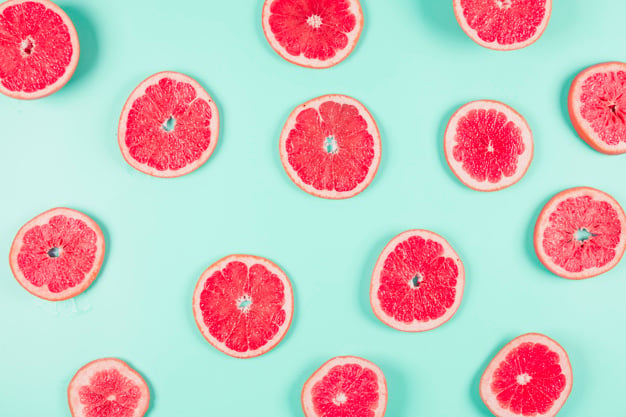
#> input picture image_process_python/images/toronjas.jpg, 626 x 417 px, found by its file name
$ python edge.py
#> lines starting #> are read from the running program, lines starting #| are printed output that depends on the picture; after the words box and inside, x2 and y2 are one past the last pixel; in counts of white or black regions, pixels touching at a corner belong together
### image_process_python/utils.py
import matplotlib.pyplot as plt


# Define a function using matplotlib to display the images
def show_image(image, title="Image", cmap_type="gray"):
    plt.imshow(image, cmap=cmap_type)
    plt.title(title)
    plt.axis("off")
    plt.show()


# [65 lines left out: functions show_image_contour, show_image_with_corners, show_detected_face, getFaceRectangle, mergeBlurryFace, not called in this run]

### image_process_python/face_feature_detection/edge.py
""" Use Canny algorithm to detect edges in an image """

import skimage
from utils import show_image

grapefruit = skimage.io.imread(
    "/users/s0046425/git_projects/2025/data-camp-courses/image_process_python/images/toronjas.jpg"
)
#> grapefruit is the input picture: shape (417, 626, 3); mean R, G, B 202.7, 192.7, 190
# Import the canny edge detector
from skimage.feature import canny
from skimage import color

# Convert image to grayscale
grapefruit = color.rgb2gray(grapefruit)
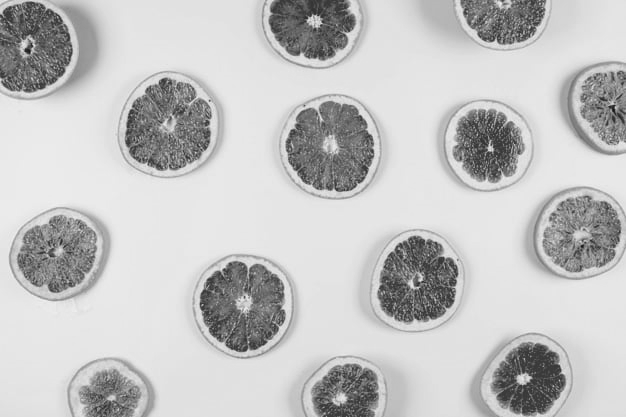
#> grapefruit: shape (417, 626) float64; min 0.0758, max 0.951, mean 0.763

# Apply canny edge detector
canny_edges = canny(grapefruit)
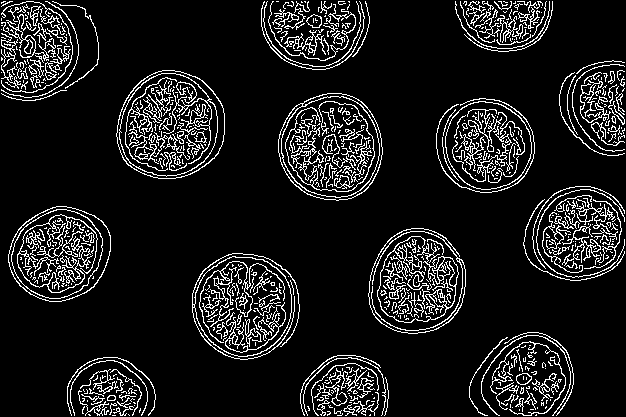
#> canny_edges: shape (417, 626) bool; 10.7% white in thin lines or dots

# Show resulting image
show_image(canny_edges, "Edges with Canny")

# Apply canny edge detector with a sigma of 1.8
edges_1_8 = canny(grapefruit, sigma=1.8)
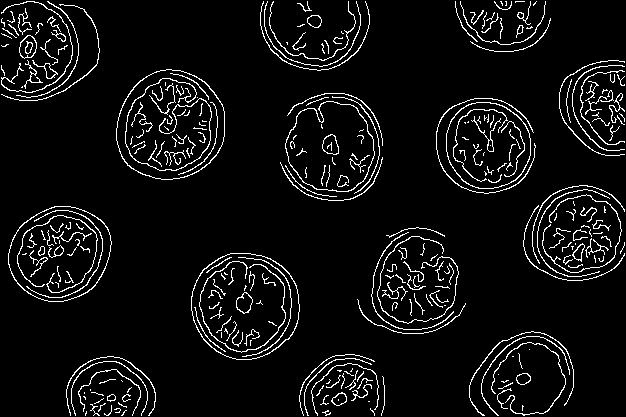
#> edges_1_8: shape (417, 626) bool; 6.1% white in thin lines or dots

# Apply canny edge detector with a sigma of 2.2
edges_2_2 = canny(grapefruit, sigma=2.2)
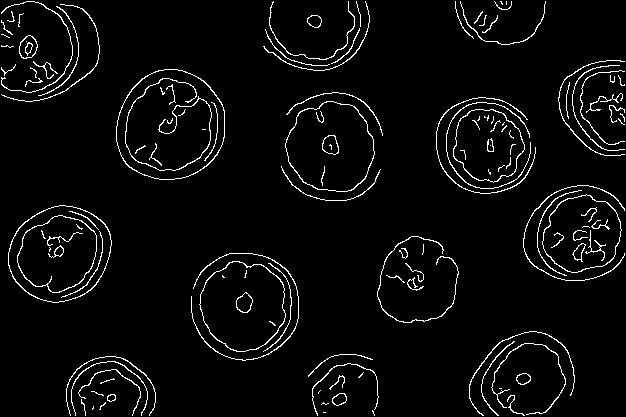
#> edges_2_2: shape (417, 626) bool; 4.1% white in thin lines or dots

# Show resulting images
show_image(edges_1_8, "Sigma of 1.8")
show_image(edges_2_2, "Sigma of 2.2")

$ run again, with image_process_python/images/corners_building_top.jpg copied over image_process_python/images/toronjas.jpg
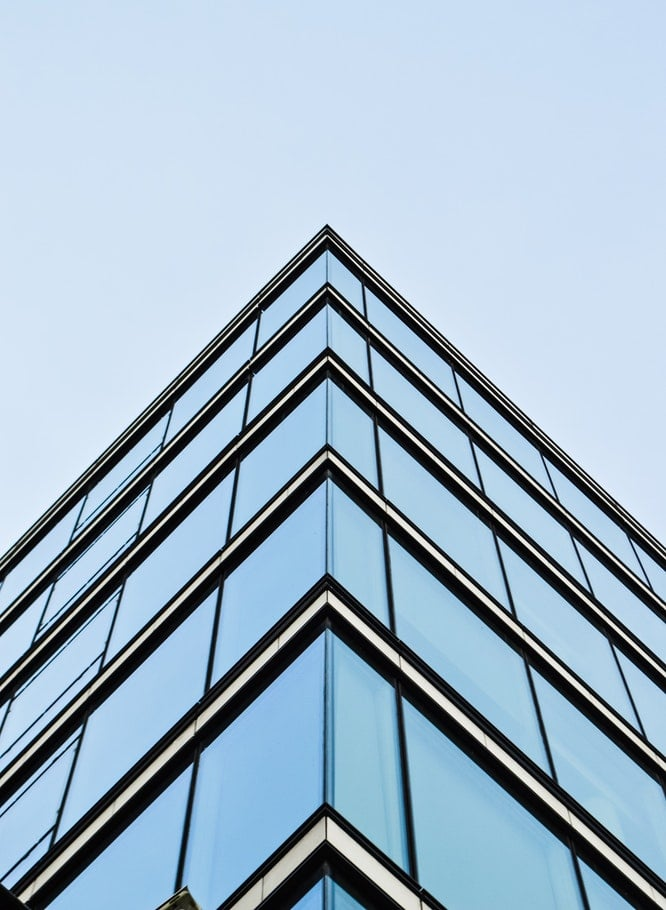
#> input picture image_process_python/images/corners_building_top.jpg, 666 x 910 px, found by its file name
#> grapefruit is the input picture: shape (910, 666, 3); mean R, G, B 158.1, 180.3, 198.1
#> grapefruit: shape (910, 666) float64
#> `canny_edges = canny(grapefruit)`:
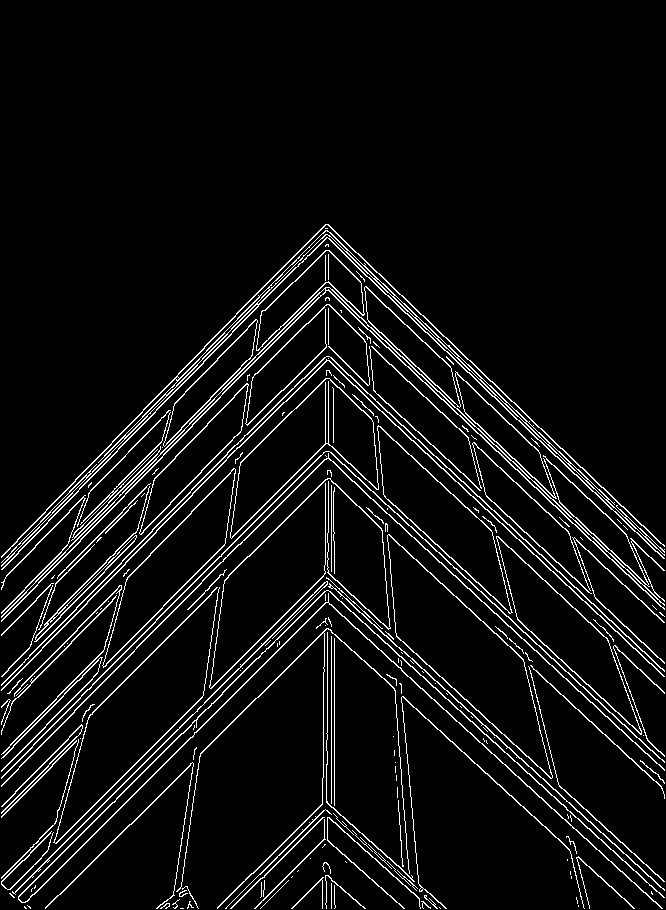
#> canny_edges: shape (910, 666) bool; 6.2% white in thin lines or dots, all inside (x1, y1, x2, y2) = (1, 224, 665, 909)
#> `edges_2_2 = canny(grapefruit, sigma=2.2)`:
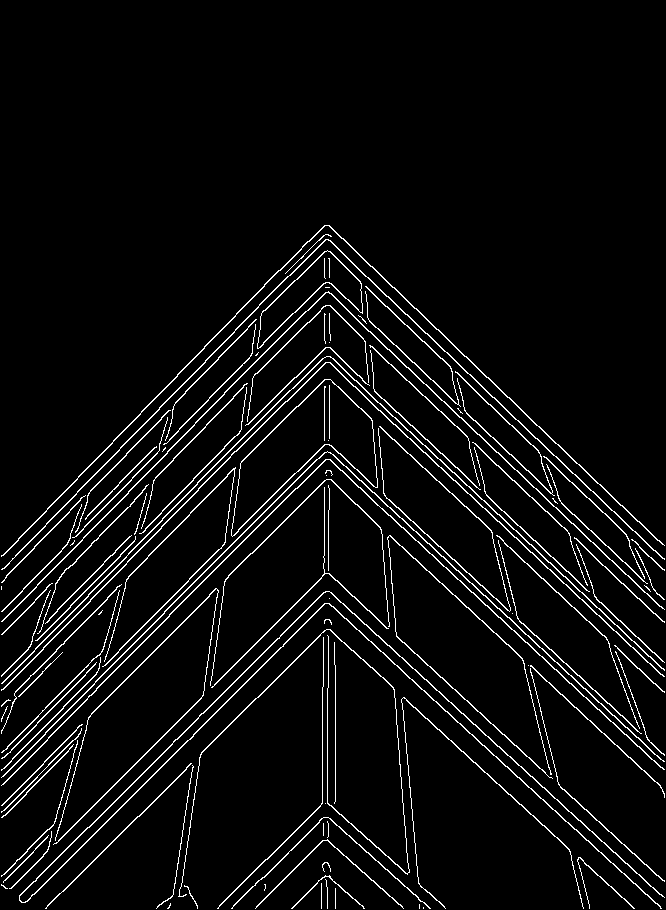
#> edges_2_2: shape (910, 666) bool; 4.9% white in thin lines or dots, all inside (x1, y1, x2, y2) = (1, 225, 665, 909)
